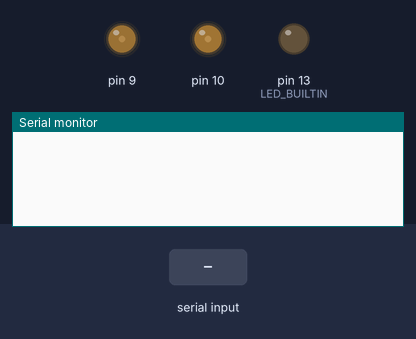
The sketch below on a simulated Arduino Uno, built with avr-gcc and run on an emulated ATmega328P. Shown: output pins drawn as LEDs (lit = HIGH), the last lines printed to the serial monitor. The test bench sets the inputs (shaded band).

Above: at 1.2 s.
1.3 s: "90,45\n" received over Serial
At 2.0 s:
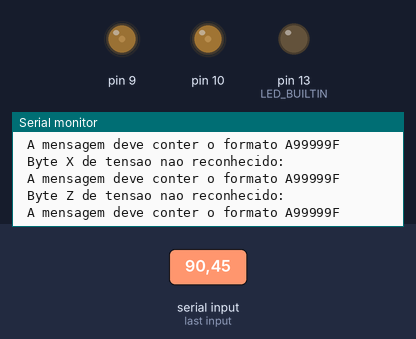
2.8 s: "30,150\n" received over Serial
At 2.91 s:
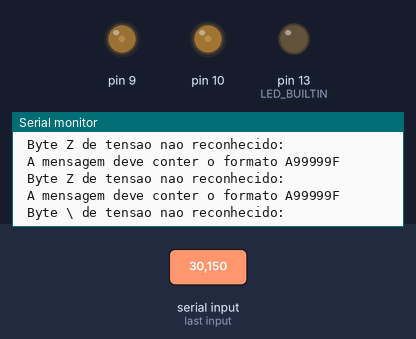
4.3 s: "90\n" received over Serial
At 4.4 s:
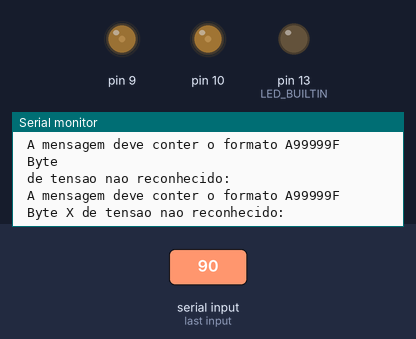

The sketch:

Arduino.ino
```cpp
/*
  Controle de Tensao por PWM

  Autor: Thiago Elias dos Santros

  Controla a tensao na saida de um amplificador operacional com ganho fixo a
  partir de um Sinal PWM filtrado por um circuito RC.

  Controlado por serial, as mensagems sao do tipo A99999F onde os numeros sao
  a tensao em milivolts; por exemplo ao escrever "A12000F" no monitor seria
  temos uma saida de 12000 mV (12 V).
  A letra A no incio significa que a alteração e na saida "A", caso seja "B"
  significa que a alteração e para a saida "B"

  Criado 08/04/2023.
  Atualizado 11/05/2023.
  Atualizado 18/05/2023.

  Referencias:
  https://forum.arduino.cc/t/16bit-7khz-pwm-output/547229/15

*/
const unsigned int TOP = 0x0FFF;//4095(dec) // PWM de 12 bits a 3906 Hz, se prescaler = 1

unsigned int tensao_saida[] = {5000, 3300}; //tensao de saida em mV
enum {INICIO, DEZENA_DE_MILHAR, MILHAR, CENTENA, DEZENA, UNIDADE,FIM} estMQ; // definindo os estados para a maquina de estados
byte DEZENA_DE_MILHAR1, MILHAR1, CENTENA1, DEZENA1, UNIDADE1;
byte SaidaEscolida;

void PWMconfig(){

  TCCR1A = 0;               // Configura com  "Normal port operation, OC1A/OC1B disconnected".
  TCCR1B = 0;               // Configura com  "Normal port operation, OC1A/OC1B disconnected".
  TIMSK1 = 0;  // Timer/Counter1 Interrupt Mask Register
  TIFR1 = 0;   // Timer/Counter1 Interrupt Flag Register
  ICR1 = TOP;
  OCR1A = 0;  // Pwm no pino 9 com duty circle em 0%
  OCR1B = 0;  // Pwm no pino 10 com duty circle em 0%
  TCCR1B |= (1 << CS10); // prescaler = 1
  TCCR1A |= (1 << WGM11);   // Configura o PWM no modo "fast PWM" com TOP = ICR1
  TCCR1B |= (1 << WGM13) | (1 << WGM12) ; // Configura o PWM no modo "fast PWM" com TOP = ICR1
    // Enable Fast PWM on Pin 9: Set OC1A at BOTTOM and clear OC1A on OCR1A compare
  TCCR1A |= (1 << COM1A1);
  pinMode(9, OUTPUT);
  // Enable Fast PWM on Pin 10: Set OC1B at BOTTOM and clear OC1B on OCR1B compare
  TCCR1A |= (1 << COM1B1);
  pinMode(10, OUTPUT);

}

void msg_incoreta(){
  char n;
  switch(estMQ){
    case DEZENA_DE_MILHAR:
      n = "1";
      break;
    case MILHAR:
      n = "2";
      break;
    case CENTENA:
      n = "3";
      break;
    case DEZENA:
      n = "4";
      break;
    case UNIDADE:
      n = "5";
      break;
    }
    Serial.println(" Byte "+ (String)n +" de tensao nao reconhecido:");
    Serial.println(" A mensagem deve conter o formato A99999F");
}

void Tensao_requisitada(int a,int  b,int  c,int  d,int  e){

  byte i = 255;
  if (SaidaEscolida == 'A') { i=0;}
  else if (SaidaEscolida == 'B') { i=1;}

  if (i !=255){
    tensao_saida[i] =  a*10000 + b*1000 + c*100 + d*10 + e;
  }
}

void processaMQ(char m){

  byte valor = m - 48;
  switch(estMQ){
    case INICIO:
      if(m=='A'){
      estMQ = DEZENA_DE_MILHAR;
      SaidaEscolida = m;
      break;
      }else if(m=='B'){
      estMQ = DEZENA_DE_MILHAR;
      SaidaEscolida = m;
      break;
      }

    case DEZENA_DE_MILHAR: // estado para Esperar mensagem iniciar
    	if (valor > -1 & valor < 7){
        DEZENA_DE_MILHAR1  = valor;
        estMQ = MILHAR;
      }
      else{
        msg_incoreta();
        estMQ = INICIO;
      }break;

      case MILHAR: // estado para Esperar mensagem iniciar
    	if (valor > -1 & valor < 10){
        MILHAR1  = valor;
        estMQ = CENTENA;
      }
      else{
        msg_incoreta();
        estMQ = INICIO;
      }break;

      case CENTENA: // estado para Esperar mensagem iniciar
    	if (valor > -1 & valor < 10){
        CENTENA1  = valor;
        estMQ = DEZENA;
      }
      else{
        msg_incoreta();
        estMQ = INICIO;
      }break;

      case DEZENA: // estado para Esperar mensagem iniciar
    	if (valor > -1 & valor < 10){
        DEZENA1  = valor;
        estMQ = UNIDADE;
      }
      else{
        msg_incoreta();
        estMQ = INICIO;
      }break;

      case UNIDADE: // estado para Esperar mensagem iniciar
    	if (valor > -1 & valor < 10){
        UNIDADE1  = valor;
        estMQ = FIM;
      }
      else{
        msg_incoreta();
        estMQ = INICIO;
      }break;

    case FIM:
    if(m=='F'){ // efetivamente executar o processamento
      Tensao_requisitada(DEZENA_DE_MILHAR1, MILHAR1, CENTENA1, DEZENA1, UNIDADE1);
      mudarTensaodeSaida_A();
      mudarTensaodeSaida_B();
      Serial.println(" Os dados foram salvos" +(String)tensao_saida[0] +" E "+(String)tensao_saida[1]);
     }
    else{
      Serial.println(" BYTE de filalizaçao incorreto, nada foi alterado.");
      msg_incoreta();
    }
    estMQ=INICIO;
    break;
  }
}

void serialEvent(){
  char ch;
  while(Serial.available()){
    ch=Serial.read();
    processaMQ(ch);
  }
}

// E interesantes usar funcoes diferentes para cada saida para que seja possivel usar saidas com "resolucoes" e ruidos menores
void mudarTensaodeSaida_A(){
  int v_out = int(tensao_saida[0]/7.3260); // 7.3260 e ((V_porta)(ganho Amp-op))/ResolucaoPWM ===> (5 x 6)/4095   (em milivolts)
  if  (v_out > TOP) v_out = TOP;
  OCR1A = v_out; // Altera o duty circle do PWM do pino 9
}

void mudarTensaodeSaida_B(){
  int v_out = int(tensao_saida[1]/3.9072); // 3.9072 e ((V_porta)(ganho Amp-op))/ResolucaoPWM ===> (5 x 3.2)/4095   (em milivolts)
  if  (v_out > TOP) v_out = TOP;
  OCR1B = v_out; // Altera o duty circle do PWM do pino 10
}

void setup() {
  pinMode(LED_BUILTIN, OUTPUT);
  PWMconfig();
  mudarTensaodeSaida_A();
  mudarTensaodeSaida_B();
  Serial.begin(9600);
}


void loop() {

}
```

Measured:
- after the input at 1.3 s, the serial monitor: prints a new line at once (image 1)
- after the input at 2.8 s, the serial monitor: prints a new line after 0.09 s (image 2)
- after the input at 4.3 s, the serial monitor: prints a new line at once (image 3)
